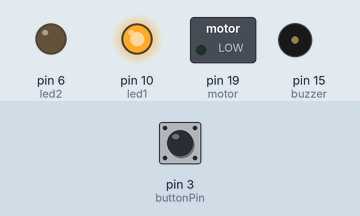
Recording of a sketch running on a simulated Arduino Uno, built with avr-gcc and run on an emulated ATmega328P. Shown: switched loads named in the sketch (green lamp = pin HIGH), output pins drawn as LEDs (lit = HIGH), buzzer (waves = sounding). The test bench sets the inputs (shaded band); at power-on: pin 3 (buttonPin) LOW.

Above: at 1.2 s.
1.3 s: pin 3 (buttonPin) pulled HIGH for 0.15 s
At 1.37 s:
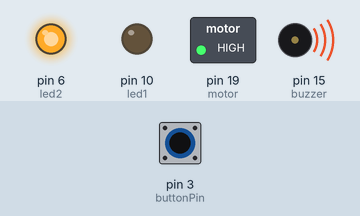
2.9 s: pin 3 (buttonPin) pulled HIGH for 3.2 s
At 6.8 s:
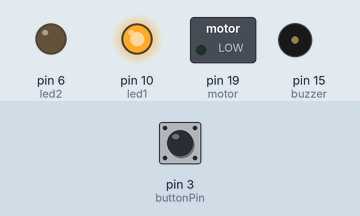
Timing chart, 0 to 8.3 s (numbered marks = the images above; inputs shaded):
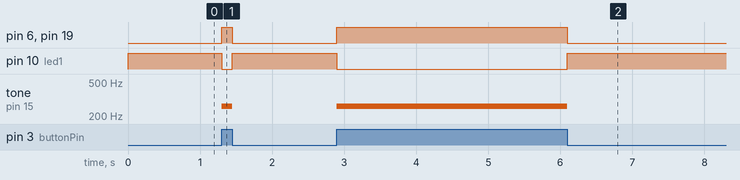

The sketch:

custom_design.ino
```cpp
// Project 3: Final custom circuit.

// The purpose of this project was to create a final custom design that we would transfer over to the perf board
// and solder the necessary connections. For this design we decided to make a circuit which uses a button, 2 LEDs,
// a motor, and a buzzer. When the button is not pressed, one of the LEDs will be on. When the button is pressed, the
// other LED will turn on, the motor will vibrate, and the buzzer will play a sound.

// Group Members: Josh Wild, Dayne Newman
// Group Number: 14 (not sure this is what the bottom of the breadboard said)
// Date: 2/24/2025
// Code written by: Both team members

// constants won't change:
const int led1 = 10;        // led pin 1
const int led2 = 6;         // led pin 2
const int motor = 19;       // motor pin
const int buzzer = 15;      // buzzer pin
const int c_note = 261;     // tune of buzzer
const int buttonPin = 3;    // button pin

// variables will change:
int buttonState = 0;    //for reading the pushbutton status

void setup() {
  // initialize the LEDs, motor, and buzzer pins as an output:
  pinMode(led1, OUTPUT);
  pinMode(led2, OUTPUT);
  pinMode(buzzer, OUTPUT);
  pinMode(motor, OUTPUT);
  // initialize the pushbutton pin as an input:
  pinMode(buttonPin, INPUT);
}

void loop() {
  // read the state of the pushbutton value:
  buttonState = digitalRead(buttonPin);
  // check if the pushbutton is pressed. If it is, the buttonState is HIGH:
  if (buttonState == HIGH) {
    // turn LED2, motor, and buzzer on. Set the buzzer to play the specified note:
   digitalWrite(motor, HIGH);
   tone(buzzer, 261);
   digitalWrite(led1, LOW);
   digitalWrite(led2, HIGH);
  }
  else {
    // turn on LED1, turn off everything else
    noTone(buzzer);
    digitalWrite(motor, LOW);
    digitalWrite(led1, HIGH);
    digitalWrite(led2, LOW);

  }
}
```

Measured:
- after the input at 1.3 s, pin 6 (led2), pin 19 (motor): LOW → HIGH at once, → LOW 0.15 s later; pin 10 (led1): HIGH → LOW at once, → HIGH 0.15 s later; tone on pin 15 (buzzer): silent → 261 Hz at once, → silent 0.15 s later
- after the input at 2.9 s, pin 6 (led2), pin 19 (motor): LOW → HIGH at once, → LOW 3.2 s later; pin 10 (led1): HIGH → LOW at once, → HIGH 3.2 s later; tone on pin 15 (buzzer): silent → 261 Hz at once, → silent 3.2 s later
